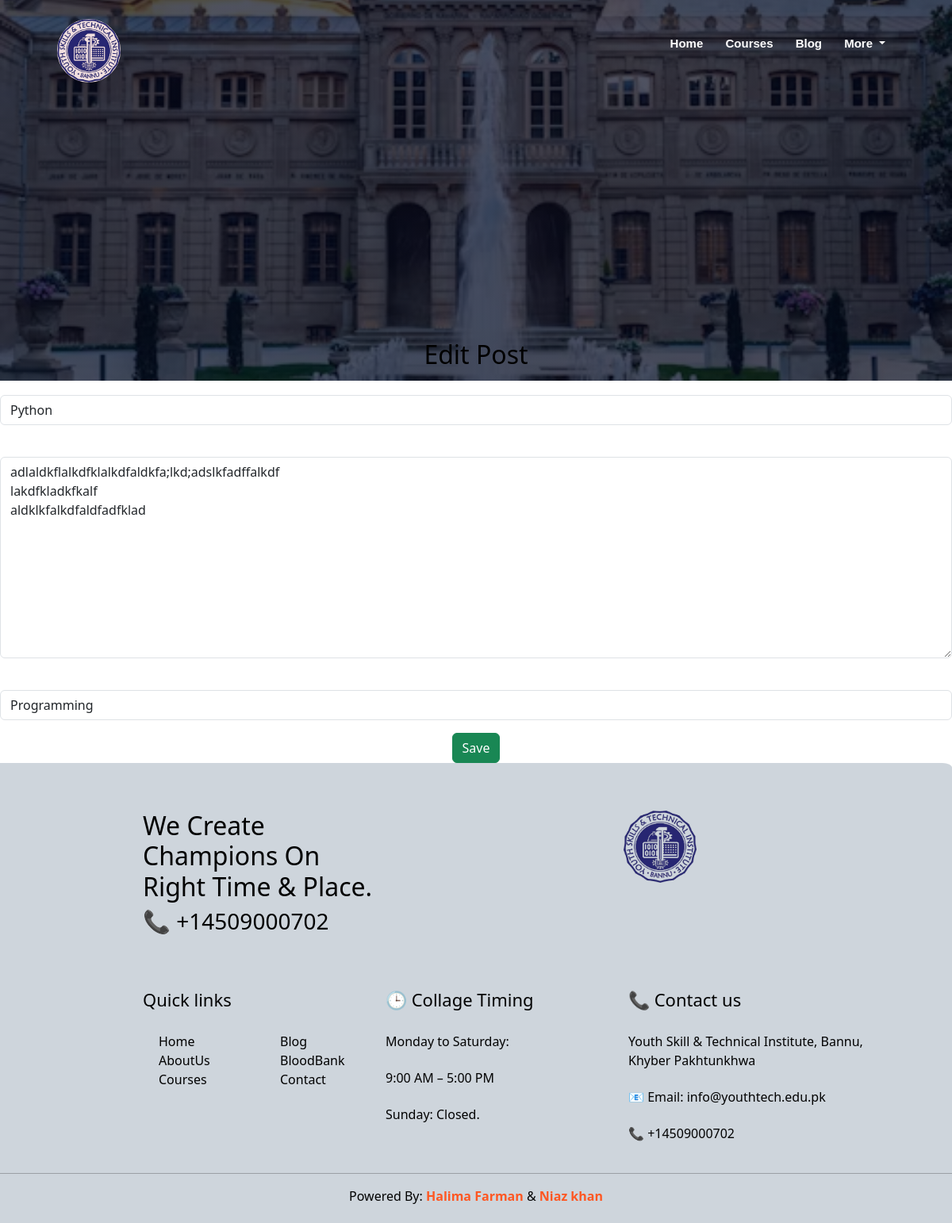
The app's page /blog/edit/1/ (signed in) with its own data.
### Blogs/models.py (models this page shows, shortened)
class BlogPost(models.Model):
    title = models.CharField(max_length=200)
    content = models.TextField()
    auther = models.ForeignKey(
        settings.AUTH_USER_MODEL,
        on_delete=models.CASCADE,
        related_name='blog_posts'
    )
    category = models.ForeignKey(Category, on_delete=models.SET_NULL, null=True, blank=True)
    created_at = models.DateTimeField(default=timezone.now)
    featured = models.BooleanField(default=False)

### Blogs/views.py (the view)
# urls.py: path('edit/<id>/', views.edit_blog, name='edit_blog'),
@login_required
def edit_blog(request, id):
    post = get_object_or_404(BlogPost, id=id, auther=request.user)
    if request.method == 'POST':
        form = BlogPostForm(request.POST, instance=post)
        if form.is_valid():
            form.save()
            return redirect('blog_detail', id=post.id)
    else:
        form = BlogPostForm(instance=post)
        return render(request, 'blog_form.html', {'form': form, 'post': post})

### Blogs/forms.py
class BlogPostForm(forms.ModelForm):
    class Meta:
        model = BlogPost
        fields = ['title', 'content', 'category']
    def __init__(self, *args, **kwargs):
        super(BlogPostForm, self).__init__(*args, **kwargs)
        self.fields['title'].widget.attrs['class'] = 'form-control'
        self.fields['title'].widget.attrs['placeholder'] = 'Data Science'
        self.fields['title'].widget.attrs['label'] = ''
        self.fields['content'].widget.attrs['class'] = 'form-control'
        self.fields['content'].widget.attrs['placeholder'] = 'Your thoughts'
        self.fields['content'].widget.attrs['label'] = ''
        self.fields['category'].widget.attrs['class'] = 'form-control'
        self.fields['category'].widget.attrs['placeholder'] = ''
        self.fields['category'].widget.attrs['label'] = ''

### Blogs/models.py (called while the page is built)
    def __str__(self):
        return self.name

### Blogs/templates/blog_form.html (shortened to what this page needs)
{% extends "base.html" %}
{% block nav %}
{% include "subnav.html" %}
{% endblock nav %}
{% block content %}
    <h2 style="margin-top: 25%; color: black;">
        {% if form.instance.pk %}
         Edit
        {% else %}
         Create
        {% endif %}
         Post
    </h2>
    <form method="POST">
        {{ form.as_p }}
        <button class='btn btn-success' type='submit'>
            Save
        </button>
    </form>
{% endblock content %}

### static/style.css (style rules this page uses)
* { margin: 0; padding: 0; }

### records on screen
BlogPost: title "Python", content "adlaldkflalkdfklalkdfaldkfa;lkd;adslkfadffalkdf lakdfkladkfkalf aldklkfalkdfaldfadfklad", category "Programming"
